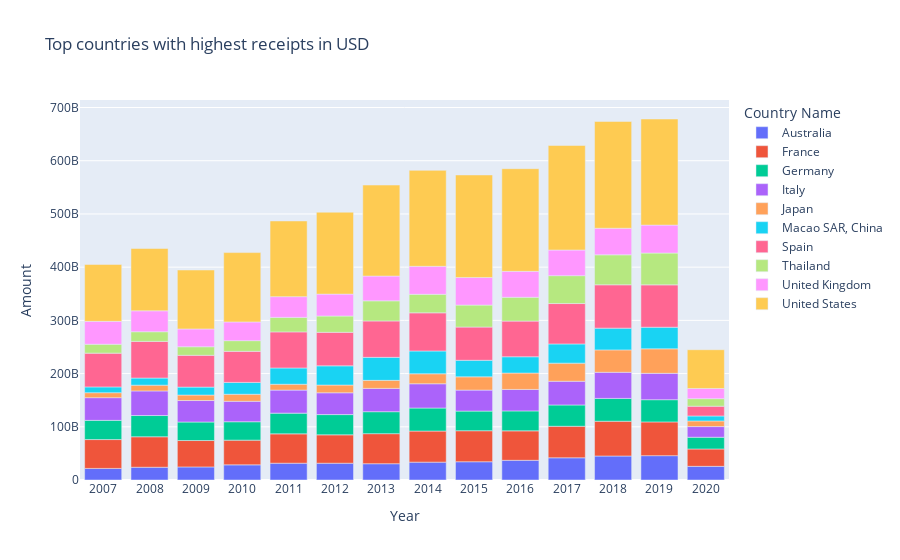

Notebook code for this chart:
### Code cell
#make the bar plot of the top countries with highest receipts from tourism
receipts_bar = px.bar(receipts_clean_stack, 
                      x="Year", 
                      y="Amount", 
                      color="Country Name", 
                      hover_name="Country Name",
                      title="Top countries with highest receipts in USD")
receipts_bar

### Figure 1 — Plotly figure (JSON) as saved in the notebook; plotly's stock layout.template omitted (floating-point values rounded to 4 significant figures)
{"data": [{"alignmentgroup": "True", "hovertemplate": "<b>%{hovertext}</b><br><br>Country Name=Australia<br>Year=%{x}<br>Amount=%{y}<extra></extra>", "hovertext": ["Australia", "Australia", "Australia", "Australia", "Australia", "Australia", "Australia", "Australia", "Australia", "Australia", "Australia", "Australia", "Australia", "Australia"], "legendgroup": "Australia", "marker": {"color": "#636efa", "pattern": {"shape": ""}}, "name": "Australia", "offsetgroup": "Australia", "orientation": "v", "showlegend": true, "textposition": "auto", "type": "bar", "x": ["2007", "2008", "2009", "2010", "2011", "2012", "2013", "2014", "2015", "2016", "2017", "2018", "2019", "2020"], "xaxis": "x", "y": [21774000000, 23986000000, 24566000000, 28472000000, 31582000000, 31557000000, 30617000000, 33569000000, 34269000000, 37019000000, 41747000000, 45098000000, 45729000000, 25667000000], "yaxis": "y"}, {"alignmentgroup": "True", "hovertemplate": "<b>%{hovertext}</b><br><br>Country Name=France<br>Year=%{x}<br>Amount=%{y}<extra></extra>", "hovertext": ["France", "France", "France", "France", "France", "France", "France", "France", "France", "France", "France", "France", "France", "France"], "legendgroup": "France", "marker": {"color": "#EF553B", "pattern": {"shape": ""}}, "name": "France", "offsetgroup": "France", "orientation": "v", "showlegend": true, "textposition": "auto", "type": "bar", "x": ["2007", "2008", "2009", "2010", "2011", "2012", "2013", "2014", "2015", "2016", "2017", "2018", "2019", "2020"], "xaxis": "x", "y": [54200000000, 57262000000, 49616000000, 46459000000, 55154000000, 53327000000, 56451000000, 58422000000, 58326000000, 55338000000, 59232000000, 65362000000, 63424000000, 32646000000], "yaxis": "y"}, {"alignmentgroup": "True", "hovertemplate": "<b>%{hovertext}</b><br><br>Country Name=Germany<br>Year=%{x}<br>Amount=%{y}<extra></extra>", "hovertext": ["Germany", "Germany", "Germany", "Germany", "Germany", "Germany", "Germany", "Germany", "Germany", "Germany", "Germany", "Germany", "Germany", "Germany"], "legendgroup": "Germany", "marker": {"color": "#00cc96", "pattern": {"shape": ""}}, "name": "Germany", "offsetgroup": "Germany", "orientation": "v", "showlegend": true, "textposition": "auto", "type": "bar", "x": ["2007", "2008", "2009", "2010", "2011", "2012", "2013", "2014", "2015", "2016", "2017", "2018", "2019", "2020"], "xaxis": "x", "y": [36094000000, 39921000000, 34752000000, 34557000000, 38928000000, 38054000000, 41283000000, 43277000000, 36895000000, 37476000000, 40011000000, 42895000000, 41779000000, 22049000000], "yaxis": "y"}, {"alignmentgroup": "True", "hovertemplate": "<b>%{hovertext}</b><br><br>Country Name=Italy<br>Year=%{x}<br>Amount=%{y}<extra></extra>", "hovertext": ["Italy", "Italy", "Italy", "Italy", "Italy", "Italy", "Italy", "Italy", "Italy", "Italy", "Italy", "Italy", "Italy", "Italy"], "legendgroup": "Italy", "marker": {"color": "#ab63fa", "pattern": {"shape": ""}}, "name": "Italy", "offsetgroup": "Italy", "orientation": "v", "showlegend": true, "textposition": "auto", "type": "bar", "x": ["2007", "2008", "2009", "2010", "2011", "2012", "2013", "2014", "2015", "2016", "2017", "2018", "2019", "2020"], "xaxis": "x", "y": [42650000000, 46217000000, 40407000000, 38432000000, 43271000000, 40943000000, 43825000000, 45562000000, 39433000000, 40381000000, 44580000000, 49066000000, 49521000000, 20036000000], "yaxis": "y"}, {"alignmentgroup": "True", "hovertemplate": "<b>%{hovertext}</b><br><br>Country Name=Japan<br>Year=%{x}<br>Amount=%{y}<extra></extra>", "hovertext": ["Japan", "Japan", "Japan", "Japan", "Japan", "Japan", "Japan", "Japan", "Japan", "Japan", "Japan", "Japan", "Japan", "Japan"], "legendgroup": "Japan", "marker": {"color": "#FFA15A", "pattern": {"shape": ""}}, "name": "Japan", "offsetgroup": "Japan", "orientation": "v", "showlegend": true, "textposition": "auto", "type": "bar", "x": ["2007", "2008", "2009", "2010", "2011", "2012", "2013", "2014", "2015", "2016", "2017", "2018", "2019", "2020"], "xaxis": "x", "y": [9345000000, 10820000000, 10329000000, 13224000000, 11000000000, 14581000000, 15093000000, 18812000000, 24968000000, 30752000000, 34065000000, 42093000000, 46054000000, 10597000000], "yaxis": "y"}, {"alignmentgroup": "True", "hovertemplate": "<b>%{hovertext}</b><br><br>Country Name=Macao SAR, China<br>Year=%{x}<br>Amount=%{y}<extra></extra>", "hovertext": ["Macao SAR, China", "Macao SAR, China", "Macao SAR, China", "Macao SAR, China", "Macao SAR, China", "Macao SAR, China", "Macao SAR, China", "Macao SAR, China", "Macao SAR, China", "Macao SAR, China", "Macao SAR, China", "Macao SAR, China", "Macao SAR, China", "Macao SAR, China"], "legendgroup": "Macao SAR, China", "marker": {"color": "#19d3f3", "pattern": {"shape": ""}}, "name": "Macao SAR, China", "offsetgroup": "Macao SAR, China", "orientation": "v", "showlegend": true, "textposition": "auto", "type": "bar", "x": ["2007", "2008", "2009", "2010", "2011", "2012", "2013", "2014", "2015", "2016", "2017", "2018", "2019", "2020"], "xaxis": "x", "y": [10870000000, 13400000000, 14879000000, 22276000000, 30595000000, 36085000000, 43223000000, 42847000000, 31101000000, 30632000000, 36080000000, 40876000000, 40591000000, 9360000000], "yaxis": "y"}, {"alignmentgroup": "True", "hovertemplate": "<b>%{hovertext}</b><br><br>Country Name=Spain<br>Year=%{x}<br>Amount=%{y}<extra></extra>", "hovertext": ["Spain", "Spain", "Spain", "Spain", "Spain", "Spain", "Spain", "Spain", "Spain", "Spain", "Spain", "Spain", "Spain", "Spain"], "legendgroup": "Spain", "marker": {"color": "#FF6692", "pattern": {"shape": ""}}, "name": "Spain", "offsetgroup": "Spain", "orientation": "v", "showlegend": true, "textposition": "auto", "type": "bar", "x": ["2007", "2008", "2009", "2010", "2011", "2012", "2013", "2014", "2015", "2016", "2017", "2018", "2019", "2020"], "xaxis": "x", "y": [63491000000, 68875000000, 59795000000, 58348000000, 67809000000, 62936000000, 68414000000, 71656000000, 62449000000, 66982000000, 75906000000, 81420000000, 79611000000, 18352000000], "yaxis": "y"}, {"alignmentgroup": "True", "hovertemplate": "<b>%{hovertext}</b><br><br>Country Name=Thailand<br>Year=%{x}<br>Amount=%{y}<extra></extra>", "hovertext": ["Thailand", "Thailand", "Thailand", "Thailand", "Thailand", "Thailand", "Thailand", "Thailand", "Thailand", "Thailand", "Thailand", "Thailand", "Thailand", "Thailand"], "legendgroup": "Thailand", "marker": {"color": "#B6E880", "pattern": {"shape": ""}}, "name": "Thailand", "offsetgroup": "Thailand", "orientation": "v", "showlegend": true, "textposition": "auto", "type": "bar", "x": ["2007", "2008", "2009", "2010", "2011", "2012", "2013", "2014", "2015", "2016", "2017", "2018", "2019", "2020"], "xaxis": "x", "y": [16669000000, 18173000000, 16056000000, 20104000000, 27184000000, 30654000000, 37807000000, 34822000000, 41246000000, 44786000000, 52376000000, 56366000000, 59810000000, 14198000000], "yaxis": "y"}, {"alignmentgroup": "True", "hovertemplate": "<b>%{hovertext}</b><br><br>Country Name=United Kingdom<br>Year=%{x}<br>Amount=%{y}<extra></extra>", "hovertext": ["United Kingdom", "United Kingdom", "United Kingdom", "United Kingdom", "United Kingdom", "United Kingdom", "United Kingdom", "United Kingdom", "United Kingdom", "United Kingdom", "United Kingdom", "United Kingdom", "United Kingdom", "United Kingdom"], "legendgroup": "United Kingdom", "marker": {"color": "#FF97FF", "pattern": {"shape": ""}}, "name": "United Kingdom", "offsetgroup": "United Kingdom", "orientation": "v", "showlegend": true, "textposition": "auto", "type": "bar", "x": ["2007", "2008", "2009", "2010", "2011", "2012", "2013", "2014", "2015", "2016", "2017", "2018", "2019", "2020"], "xaxis": "x", "y": [43045000000, 39326000000, 33480000000, 35168000000, 39067000000, 41189000000, 46582000000, 52659000000, 51947000000, 48757000000, 48188000000, 49940000000, 52529000000, 19098000000], "yaxis": "y"}, {"alignmentgroup": "True", "hovertemplate": "<b>%{hovertext}</b><br><br>Country Name=United States<br>Year=%{x}<br>Amount=%{y}<extra></extra>", "hovertext": ["United States", "United States", "United States", "United States", "United States", "United States", "United States", "United States", "United States", "United States", "United States", "United States", "United States", "United States"], "legendgroup": "United States", "marker": {"color": "#FECB52", "pattern": {"shape": ""}}, "name": "United States", "offsetgroup": "United States", "orientation": "v", "showlegend": true, "textposition": "auto", "type": "bar", "x": ["2007", "2008", "2009", "2010", "2011", "2012", "2013", "2014", "2015", "2016", "2017", "2018", "2019", "2020"], "xaxis": "x", "y": [106919000000, 117029000000, 110754000000, 130315000000, 142197000000, 153921000000, 170981000000, 180264000000, 192602000000, 192866000000, 196468000000, 200722000000, 199365000000, 72812000000], "yaxis": "y"}], "layout": {"barmode": "relative", "legend": {"title": {"text": "Country Name"}, "tracegroupgap": 0}, "title": {"text": "Top countries with highest receipts in USD"}, "xaxis": {"anchor": "y", "domain": [0, 1], "title": {"text": "Year"}}, "yaxis": {"anchor": "x", "domain": [0, 1], "title": {"text": "Amount"}}}}
